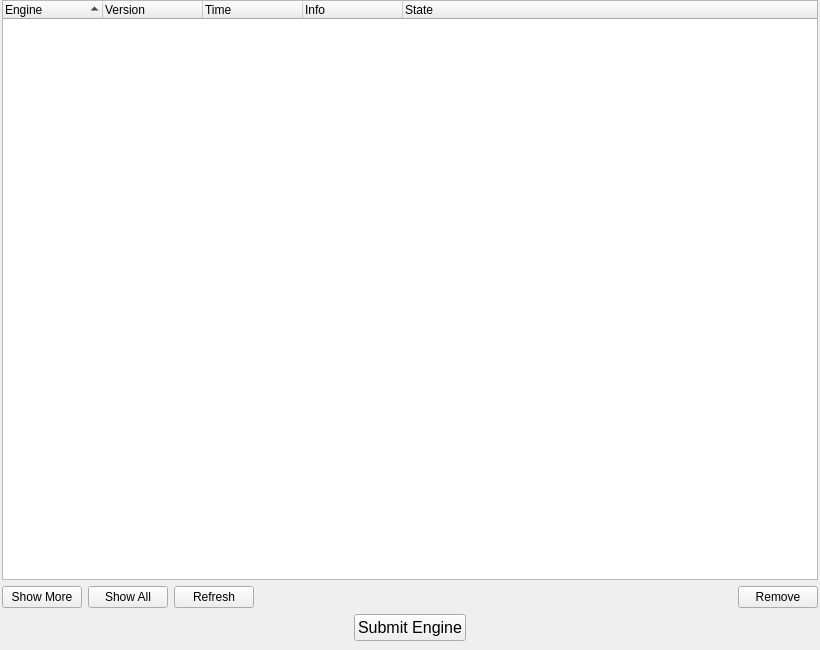
<?xml version="1.0" encoding="UTF-8"?>
<ui version="4.0">
 <class>ManageEngine</class>
 <widget class="QWidget" name="ManageEngine">
  <property name="geometry">
   <rect>
    <x>0</x>
    <y>0</y>
    <width>820</width>
    <height>650</height>
   </rect>
  </property>
  <property name="windowTitle">
   <string>Form</string>
  </property>
  <layout class="QVBoxLayout" name="verticalLayout">
   <property name="leftMargin">
    <number>2</number>
   </property>
   <property name="topMargin">
    <number>0</number>
   </property>
   <property name="rightMargin">
    <number>2</number>
   </property>
   <property name="bottomMargin">
    <number>9</number>
   </property>
   <item>
    <widget class="QTreeWidget" name="engineList">
     <property name="selectionMode">
      <enum>QAbstractItemView::ExtendedSelection</enum>
     </property>
     <property name="indentation">
      <number>0</number>
     </property>
     <property name="uniformRowHeights">
      <bool>true</bool>
     </property>
     <property name="itemsExpandable">
      <bool>false</bool>
     </property>
     <property name="sortingEnabled">
      <bool>true</bool>
     </property>
     <column>
      <property name="text">
       <string>Engine</string>
      </property>
     </column>
     <column>
      <property name="text">
       <string>Version</string>
      </property>
     </column>
     <column>
      <property name="text">
       <string>Time</string>
      </property>
     </column>
     <column>
      <property name="text">
       <string>Info</string>
      </property>
     </column>
     <column>
      <property name="text">
       <string>State</string>
      </property>
     </column>
    </widget>
   </item>
   <item>
    <layout class="QHBoxLayout" name="horizontalLayout_4">
     <item>
      <widget class="QPushButton" name="showMoreButton">
       <property name="text">
        <string>Show More</string>
       </property>
      </widget>
     </item>
     <item>
      <widget class="QPushButton" name="showAllButton">
       <property name="text">
        <string>Show All</string>
       </property>
      </widget>
     </item>
     <item>
      <widget class="QPushButton" name="refreshButton">
       <property name="text">
        <string>Refresh</string>
       </property>
      </widget>
     </item>
     <item>
      <spacer name="horizontalSpacer_3">
       <property name="orientation">
        <enum>Qt::Horizontal</enum>
       </property>
       <property name="sizeHint" stdset="0">
        <size>
         <width>40</width>
         <height>20</height>
        </size>
       </property>
      </spacer>
     </item>
     <item>
      <widget class="QPushButton" name="removeButton">
       <property name="text">
        <string>Remove</string>
       </property>
      </widget>
     </item>
    </layout>
   </item>
   <item>
    <layout class="QHBoxLayout" name="horizontalLayout_2">
     <item>
      <spacer name="horizontalSpacer">
       <property name="orientation">
        <enum>Qt::Horizontal</enum>
       </property>
       <property name="sizeHint" stdset="0">
        <size>
         <width>40</width>
         <height>20</height>
        </size>
       </property>
      </spacer>
     </item>
     <item>
      <widget class="QPushButton" name="submitButton">
       <property name="font">
        <font>
         <pointsize>12</pointsize>
        </font>
       </property>
       <property name="text">
        <string>Submit Engine</string>
       </property>
      </widget>
     </item>
     <item>
      <spacer name="horizontalSpacer_2">
       <property name="orientation">
        <enum>Qt::Horizontal</enum>
       </property>
       <property name="sizeHint" stdset="0">
        <size>
         <width>40</width>
         <height>20</height>
        </size>
       </property>
      </spacer>
     </item>
    </layout>
   </item>
  </layout>
 </widget>
 <resources/>
 <connections/>
</ui>
